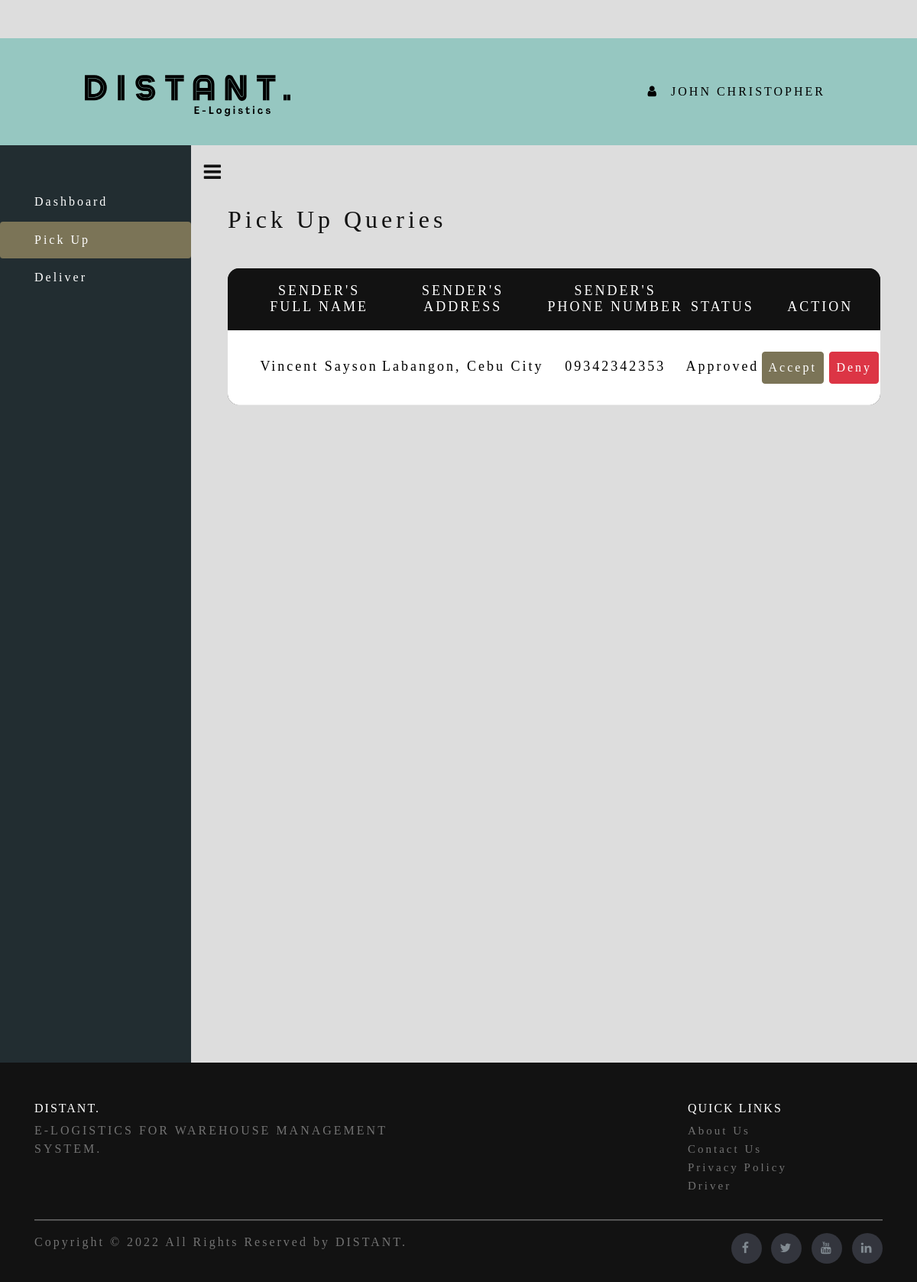
The app's page /user/driver/pick-up.php (signed in) with its own data.
### tables this page shows
CREATE TABLE `users` (
  `id` int(11) NOT NULL,
  `fullname` varchar(255) NOT NULL,
  `address` varchar(255) NOT NULL,
  `email` varchar(255) NOT NULL,
  `password` varchar(255) NOT NULL,
  `contact` varchar(255) NOT NULL,
  `role` varchar(1) NOT NULL DEFAULT 'U',
  `img` varchar(255) DEFAULT NULL,
  `vehicle` varchar(50) DEFAULT NULL,
  `active` varchar(1) NOT NULL DEFAULT 'Y',
  `user_id` varchar(255) DEFAULT NULL,
  `driver_lic` varchar(255) DEFAULT NULL
);

CREATE TABLE `parcels` (
  `id` int(11) NOT NULL,
  `fullname` varchar(255) NOT NULL,
  `address` varchar(255) NOT NULL,
  `contact` varchar(255) NOT NULL,
  `sender_id` int(11) NOT NULL,
  `status` varchar(255) NOT NULL DEFAULT 'To Be Approve',
  `pick_up` date DEFAULT NULL,
  `pick_up_time` time DEFAULT NULL,
  `real_pick_up` date DEFAULT NULL,
  `real_pick_up_time` time DEFAULT NULL,
  `driver_id` int(11) NOT NULL,
  `est` date DEFAULT NULL,
  `est_time` time DEFAULT NULL,
  `real_est` date DEFAULT NULL,
  `real_est_time` time DEFAULT NULL,
  `weight` varchar(255) DEFAULT NULL,
  `rate` varchar(255) DEFAULT NULL,
  `tracking_id` varchar(255) DEFAULT NULL,
  `parcel_location` varchar(255) NOT NULL DEFAULT 'not-defined'
);

### process/functions.php (called while the page is built, shortened)
<?php
function show_driver_request($pk, $id)
{
    $conn = connect();
    $sql = "SELECT  * FROM parcels WHERE $pk = '$id'";
    $result = $conn->query($sql);
    if ($result->num_rows > 0) {
        $rows = array();
        while ($row  = $result->fetch_assoc()) {
            $rows[] = $row;
        }
        return $rows;
    } else {
        return FALSE;
    }
}
function show_sender($sender)
{
    $conn = connect();
    $sql = "SELECT  * FROM users WHERE id = $sender";
    $result = $conn->query($sql);
    if ($result->num_rows > 0) {
        $rows = array();
        while ($row  = $result->fetch_assoc()) {
            $rows[] = $row;
        }
        return $rows;
    } else {
        return FALSE;
    }
}

### user/driver/pick-up.php (the view, shortened to what this page needs)
<?php
    include("check_user.php");
    include '../../process/functions.php';
?>
<!DOCTYPE html>
<html lang="en">
    <head>
        <link href="/distant-elogistics/css/bootstrap.css" rel="stylesheet" type="text/css" media="all" />
        <link href="/distant-elogistics/css/style.css" rel="stylesheet" type="text/css" media="all" />
        <link href="/distant-elogistics/css/easy-responsive-tabs.css" rel='stylesheet' type='text/css'/>
        <link href="/distant-elogistics/css/font-awesome.css" rel="stylesheet">
        <link rel="stylesheet" href="/distant-elogistics/user/css/nav-style.css">
    </head>
    <body class="bbg1">
        <?php
            include ("header.php");
        ?>
        <div id="user-body" class="wrapper d-flex align-items-stretch" style="min-height: 150%;">
            <nav id="sidebar">
                <div id="btn-mn" class="custom-menu">
                    <button type="button" id="sidebarCollapse" class="btn-menu">
                        <i class="fa fa-bars"></i>
                    </button>
                </div>
                <ul class="nav nav-pills flex-column mb-5 stick-nav">
                    <li class="nav-item" style="margin-top: 50px;">
                        <a href="index.php" class="nav-link text-white">
                            Dashboard
                        </a>
                    </li>
                    <li>
                        <a href="pick-up.php" class="nav-link active fnt">
                            Pick Up
                        </a>
                    </li>
                    <li>
                        <a href="deliver.php" class="nav-link text-white">
                            Deliver
                        </a>
                    </li>
                </ul>
            </nav>
            <div id="content" class="p-4 p-md-5 pt-5">
                <h2 class="head-content" style="margin-bottom: 40px;">Pick Up Queries</h2>
                <div class="limiter">
                    <div class="container-table100">
                        <div class="wrap-table100">
                            <div class="table">
                                <div class="row-user header-tbluser nohover">
                                    <div class="table">
                                        <div class="row-user header-tbluser nohover" style="text-transform: uppercase;">
                                            <div class="cell">
                                                Sender's<br>Full Name
                                            </div>
                                            <div class="cell">
                                                Sender's<br>Address
                                            </div>
                                            <div class="cell">
                                                Sender's<br>Phone Number
                                            </div>
                                            <div class="cell">
                                                <br>Status
                                            </div>
                                            <div class="cell">
                                                <br>Action
                                            </div>
                                        </div>
                                            <?php if (!empty(show_driver_request('driver_id', $_SESSION['id']))) : ?>
                                                <?php foreach (show_driver_request('driver_id', $_SESSION['id']) as $row) : ?>
                                                    <?php if($row['status'] == 'Approved' || $row['status'] == 'To Be Pick Up'): ?>
                                                        <div class="row-user">
                                                            <?php foreach (show_sender($row['sender_id']) as $row_sender) : ?>
                                                                <div class="cell" style="color: black; font-family: Agrandir-Narrow;" data-title="Receiver's Full Name">
                                                                    <?php echo $row_sender['fullname'] ?>
                                                                </div>
                                                                <div class="cell" style="color: black; font-family: Agrandir-Narrow;" data-title="Receiver's Address">
                                                                    <?php echo $row_sender['address'] ?>
                                                                </div>
                                                                <div class="cell" style="color: black; font-family: Agrandir-Narrow;" data-title="Receiver's Phone Number">
                                                                    <?php echo $row_sender['contact'] ?>
                                                                </div>
                                                            <?php endforeach; ?>
                                                            <div class="cell" style="color: black; font-family: Agrandir-Narrow;" data-title="Status">
                                                                <?php echo $row['status'] ?>
                                                            </div>
                                                            <div class="cell" data-title="Action">
                                                                <?php if($row['status'] == 'Approved'): ?>
                                                                    <a class="btn btn-primary my-2" style="font-family: Agrandir-TextBold; color: white;" href="update.php?id=<?php echo $row['id'] ?>">Accept</a>
                                                                    <a class="btn btn-danger my-2" style="font-family: Agrandir-TextBold; color: white;" href="../../process/deny.php?id=<?php echo $row['id'] ?>">Deny</a>
                                                                <?php endif; ?>
                                                            </div>
                                                        </div>
                                                    <?php endif; ?>
                                                <?php endforeach; ?>
                                            <?php endif; ?>
                                    </div>
                                </div>
                            </div>
                        </div>
                    </div>
                </div>
            </div>
        </div>
        <?php
            require_once (__ROOT__."/landing-page/footer.php");
        ?>
    </body>
</html>

### css/style.css (style rules this page uses)
html, body { margin:0; font-size: 100%; height: 100%; }
.bbg1 { background: #dddddd; }
.fnt { font-family: 'Agrandir-Narrow'; }
::placeholder { color: #7b7457; letter-spacing: 3px; font-family: 'Agrandir-Narrow'; text-align: left; }
@media only screen and (min-width: 850px) { body { padding: 0 80px; } }

### css/easy-responsive-tabs.css (style rules this page uses)
body { margin: 0px; padding: 0px; }

### records on screen
parcels: status "Approved"
users: fullname "Vincent Sayson", address "Labangon, Cebu City", contact "09342342353"

### other values on screen
$_SESSION["fullname"] "JOHN CHRISTOPHER"
